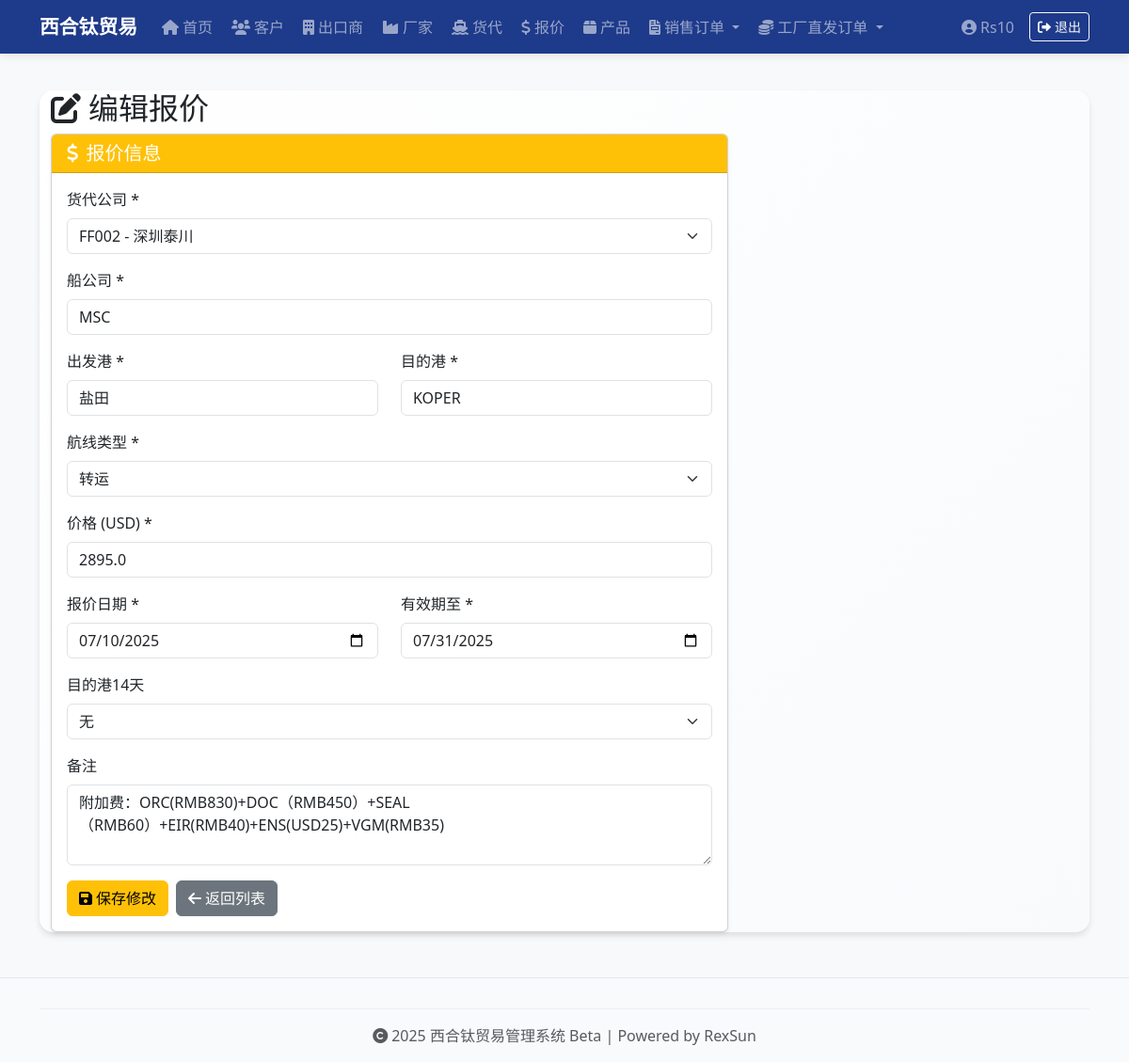
The page /edit-freight-quote/1 (signed in) on the database its author committed.
### app.py (models this page shows, shortened)
class User(UserMixin, db.Model):
    id = db.Column(db.Integer, primary_key=True)
    username = db.Column(db.String(50), unique=True, nullable=False)
    password_hash = db.Column(db.String(128), nullable=False)
    role = db.Column(db.String(20), default='admin')

class FreightQuote(db.Model):
    id = db.Column(db.Integer, primary_key=True)
    freight_forwarder_id = db.Column(db.Integer, db.ForeignKey('freight_forwarder.id'), nullable=False)
    shipping_company = db.Column(db.String(100), nullable=False)  # 船公司
    departure_port = db.Column(db.String(100), nullable=False)    # 出发港
    destination_port = db.Column(db.String(100), nullable=False)  # 目的港
    route_type = db.Column(db.String(20), nullable=False)         # 直航或转运
    price = db.Column(db.Float, nullable=False)                   # 价格
    quote_date = db.Column(db.Date, nullable=False)               # 报价日期
    valid_until = db.Column(db.Date, nullable=False)              # 价格有效期至
    destination_14_days = db.Column(db.String(10))                # 目的港14天（有或无）
    remarks = db.Column(db.Text)                                  # 备注
    freight_forwarder = db.relationship('FreightForwarder', backref='quotes')

class FreightForwarder(db.Model):
    id = db.Column(db.Integer, primary_key=True)
    code = db.Column(db.String(10), unique=True)
    name = db.Column(db.String(100), nullable=False)
    address = db.Column(db.String(200), nullable=False)
    tax_code = db.Column(db.String(100))
    country = db.Column(db.String(50), nullable=False)
    contact_person = db.Column(db.String(100))
    phone = db.Column(db.String(50))
    email = db.Column(db.String(100))

### app.py (the view, shortened to what this page needs)
@app.route('/edit-freight-quote/<int:quote_id>', methods=['GET', 'POST'])
@login_required
def edit_freight_quote(quote_id):
    quote = FreightQuote.query.get_or_404(quote_id)
    freight_forwarders = FreightForwarder.query.all()
    return render_template('edit_freight_quote.html', quote=quote, freight_forwarders=freight_forwarders)

### app.py (called while the page is built)
@login_manager.user_loader
def load_user(user_id):
    return User.query.get(int(user_id))

@app.before_request
def create_admin_users():
    if not hasattr(app, '_admin_created'):
        db.create_all()
        users = [
            ('Rs10', 'Rs10!)xht'),
            ('Bw18', 'Bw18!*xht'),
            ('Dd16', 'Dd16!^xht'),
        ]
        for username, pwd in users:
            if not User.query.filter_by(username=username).first():
                user = User(username=username)
                user.set_password(pwd)
                db.session.add(user)
        db.session.commit()
        app._admin_created = True

### templates/edit_freight_quote.html (shortened to what this page needs)
{% extends 'base.html' %}
{% block content %}
<div class="container mt-4">
  <div class="row">
    <div class="col-md-8">
      <h2><i class="fas fa-edit me-2"></i>编辑报价</h2>
    </div>
  </div>
  <div class="row">
    <div class="col-md-8">
      <div class="card shadow-sm">
        <div class="card-header bg-warning text-white">
          <h5 class="mb-0"><i class="fas fa-dollar-sign me-2"></i>报价信息</h5>
        </div>
        <div class="card-body">
          <form method="post">
            <div class="mb-3">
              <label for="freight_forwarder_id" class="form-label">货代公司 *</label>
              <select class="form-select" id="freight_forwarder_id" name="freight_forwarder_id" required>
                {% for ff in freight_forwarders %}
                <option value="{{ ff.id }}" {% if quote.freight_forwarder_id == ff.id %}selected{% endif %}>
                  {{ ff.code }} - {{ ff.name }}
                </option>
                {% endfor %}
              </select>
            </div>
            <div class="mb-3">
              <label for="shipping_company" class="form-label">船公司 *</label>
              <input type="text" class="form-control" id="shipping_company" name="shipping_company"
                     value="{{ quote.shipping_company }}" required>
            </div>
            <div class="row">
              <div class="col-md-6 mb-3">
                <label for="departure_port" class="form-label">出发港 *</label>
                <input type="text" class="form-control" id="departure_port" name="departure_port"
                       value="{{ quote.departure_port }}" required>
              </div>
              <div class="col-md-6 mb-3">
                <label for="destination_port" class="form-label">目的港 *</label>
                <input type="text" class="form-control" id="destination_port" name="destination_port"
                       value="{{ quote.destination_port }}" required>
              </div>
            </div>
            <div class="mb-3">
              <label for="route_type" class="form-label">航线类型 *</label>
              <select class="form-select" id="route_type" name="route_type" required>
                <option value="转运" {% if quote.route_type == '转运' %}selected{% endif %}>转运</option>
              </select>
            </div>
            <div class="mb-3">
              <label for="price" class="form-label">价格 (USD) *</label>
              <input type="number" step="0.01" class="form-control" id="price" name="price"
                     value="{{ quote.price }}" required>
            </div>
            <div class="row">
              <div class="col-md-6 mb-3">
                <label for="quote_date" class="form-label">报价日期 *</label>
                <input type="date" class="form-control" id="quote_date" name="quote_date"
                       value="{{ quote.quote_date.strftime('%Y-%m-%d') }}" required>
              </div>
              <div class="col-md-6 mb-3">
                <label for="valid_until" class="form-label">有效期至 *</label>
                <input type="date" class="form-control" id="valid_until" name="valid_until"
                       value="{{ quote.valid_until.strftime('%Y-%m-%d') }}" required>
              </div>
            </div>
            <div class="mb-3">
              <label for="destination_14_days" class="form-label">目的港14天</label>
              <select class="form-select" id="destination_14_days" name="destination_14_days">
                <option value="无" {% if quote.destination_14_days == '无' %}selected{% endif %}>无</option>
              </select>
            </div>
            <div class="mb-3">
              <label for="remarks" class="form-label">备注</label>
              <textarea class="form-control" id="remarks" name="remarks" rows="3">{{ quote.remarks or '' }}</textarea>
            </div>
            <div class="d-flex gap-2">
              <button type="submit" class="btn btn-warning">
                <i class="fas fa-save me-1"></i>保存修改
              </button>
              <a href="{{ url_for('freight_quotes') }}" class="btn btn-secondary">
                <i class="fas fa-arrow-left me-1"></i>返回列表
              </a>
            </div>
          </form>
        </div>
      </div>
    </div>
  </div>
</div>
{% endblock %}

### templates/base.html (shortened to what this page needs)
<!DOCTYPE html>
<html lang="zh-CN">
<head>
  <link href="https://cdn.jsdelivr.net/npm/bootstrap@5.3.0/dist/css/bootstrap.min.css" rel="stylesheet">
  <link href="https://cdnjs.cloudflare.com/ajax/libs/font-awesome/6.0.0/css/all.min.css" rel="stylesheet">
  <link href="{{ url_for('static', filename='style.css') }}" rel="stylesheet">
</head>
<body>
  {% if not (request.endpoint == 'login' or request.endpoint == 'static') %}
  <nav class="navbar navbar-expand-lg navbar-dark bg-navy fixed-top">
    <div class="container">
      <a class="navbar-brand fw-bold" href="/">
        西合钛贸易
      </a>
      <div class="collapse navbar-collapse" id="navbarNav">
        <ul class="navbar-nav me-auto mb-2 mb-lg-0">
          <li class="nav-item">
            <a class="nav-link" href="/">
              <i class="fas fa-home me-1"></i>首页
            </a>
          </li>
          <li class="nav-item">
            <a class="nav-link" href="/customers">
              <i class="fas fa-users me-1"></i>客户
            </a>
          </li>
          <li class="nav-item">
            <a class="nav-link" href="/exporters">
              <i class="fas fa-building me-1"></i>出口商
            </a>
          </li>
          <li class="nav-item">
            <a class="nav-link" href="/factories">
              <i class="fas fa-industry me-1"></i>厂家
            </a>
          </li>
          <li class="nav-item">
            <a class="nav-link" href="/freight-forwarders">
              <i class="fas fa-ship me-1"></i>货代
            </a>
          </li>
          <li class="nav-item">
            <a class="nav-link" href="/freight-quotes">
              <i class="fas fa-dollar-sign me-1"></i>报价
            </a>
          </li>
          <li class="nav-item">
            <a class="nav-link" href="/products">
              <i class="fas fa-box me-1"></i>产品
            </a>
          </li>
          <li class="nav-item dropdown">
            <a class="nav-link dropdown-toggle" href="#" id="salesOrderDropdown" role="button" data-bs-toggle="dropdown" aria-expanded="false">
              <i class="fas fa-file-invoice me-1"></i>销售订单
            </a>
          </li>
          <li class="nav-item dropdown">
            <a class="nav-link dropdown-toggle" href="#" id="commissionOrderDropdown" role="button" data-bs-toggle="dropdown" aria-expanded="false">
              <i class="fas fa-coins me-1"></i>工厂直发订单
            </a>
          </li>
        </ul>
        {% if current_user.is_authenticated %}
        <ul class="navbar-nav ms-auto">
          <li class="nav-item d-flex align-items-center">
            <span class="navbar-text me-3">
              <i class="fas fa-user-circle me-1"></i>{{ current_user.username }}
            </span>
          </li>
          <li class="nav-item d-flex align-items-center">
            <a class="btn btn-outline-light btn-sm" href="{{ url_for('logout') }}">
              <i class="fas fa-sign-out-alt me-1"></i>退出
            </a>
          </li>
        </ul>
        {% endif %}
      </div>
    </div>
  </nav>
  {% endif %}
  <div class="container mt-5 pt-4">
    <div class="content-card">
      {% block content %}
      {% endblock %}
    </div>
  </div>
  <footer class="footer text-center text-muted py-3 mt-5">
    <div class="container">
      <hr class="my-3">
      <p class="mb-0">
        <i class="fas fa-copyright me-1"></i>2025 西合钛贸易管理系统 Beta | Powered by RexSun
      </p>
    </div>
  </footer>
</body>
</html>

### static/style.css (style rules this page uses)
body { font-family: 'Segoe UI', Arial, sans-serif; background-color: #f8f9fa; }
.navbar { box-shadow: 0 2px 10px rgba(0,0,0,0.1); }
.content-card { margin-top: 20px; border-radius: 8px; box-shadow: 0 4px 12px rgba(0,0,0,0.05); }
.footer { margin-top: 50px; padding: 20px; background-color: #f8f9fa; border-top: 1px solid #e9ecef; }
.form-label { font-weight: 500; }

### templates/base.html (style rules this page uses)
:root { --navy-blue: #1e3a8a; --light-navy: #3b82f6; --accent-color: #f59e0b; --light-gray: #f8fafc; --medium-gray: #e2e8f0; --dark-gray: #64748b; }
.bg-navy { background-color: var(--navy-blue) !important; }
.navbar-brand { font-size: 1.3rem; transition: all 0.3s ease; }
.nav-link { transition: all 0.2s ease; border-radius: 6px; margin: 0 2px; }
.content-card { background: linear-gradient(135deg, #ffffff 0%, var(--light-gray) 100%); border-radius: 15px; box-shadow: 0 4px 6px rgba(0, 0, 0, 0.1); border: none; margin-bottom: 2rem; }
.footer { background-color: var(--light-gray); border-top: 1px solid var(--medium-gray); }
.footer hr { border-color: var(--medium-gray); opacity: 0.5; }
.content-card { animation: fadeIn 0.6s ease-out; }

### rows shown on the page
User: username "Rs10"
FreightQuote: freight_forwarder_id "FF002 - 深圳泰川", shipping_company "MSC", departure_port "盐田", destination_port "KOPER", route_type "转运", price "2895.0", quote_date "07/10/2025", valid_until "07/31/2025", destination_14_days "无", remarks "附加费：ORC(RMB830)+DOC（RMB450）+SEAL（RMB60）+EIR(RMB40)+ENS(USD25)+VGM(RMB35)"
